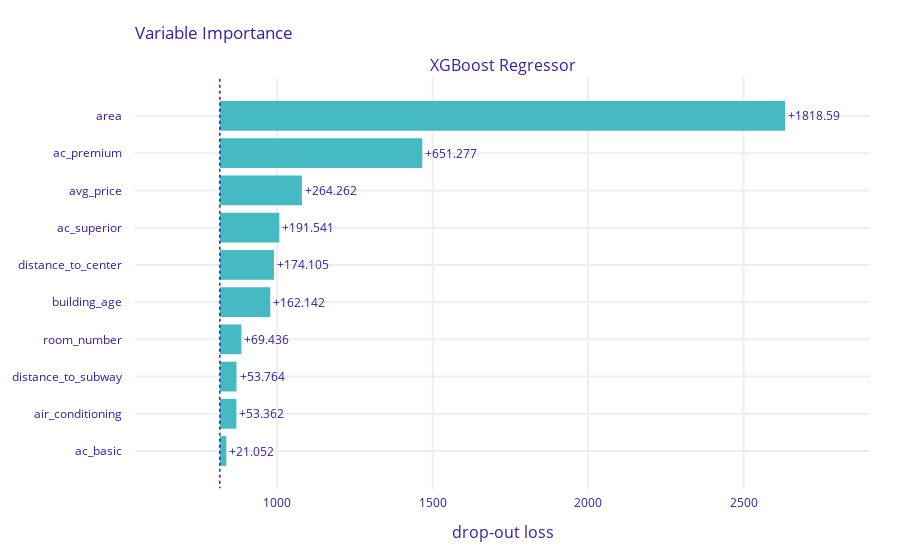

Notebook cell for this chart:
### Markdown cell above
Basic drop-out loss plot

### Code cell
explainer.model_parts().plot()

### Figure 1 — Plotly figure (JSON) as saved in the notebook; plotly's stock layout.template omitted (floating-point values rounded to 4 significant figures)
{"data": [{"base": 815.2, "hoverinfo": "text", "hoverlabel": {"bgcolor": "rgba(0, 0, 0, 0.8)"}, "hovertext": ["Model: XGBoost Regressor loss after<br>variable: area is permuted: 2633.768<br>Drop-out loss change: +1818.59", "Model: XGBoost Regressor loss after<br>variable: ac_premium is permuted: 1466.455<br>Drop-out loss change: +651.277", "Model: XGBoost Regressor loss after<br>variable: avg_price is permuted: 1079.44<br>Drop-out loss change: +264.262", "Model: XGBoost Regressor loss after<br>variable: ac_superior is permuted: 1006.719<br>Drop-out loss change: +191.541", "Model: XGBoost Regressor loss after<br>variable: distance_to_center is permuted: 989.283<br>Drop-out loss change: +174.105", "Model: XGBoost Regressor loss after<br>variable: building_age is permuted: 977.32<br>Drop-out loss change: +162.142", "Model: XGBoost Regressor loss after<br>variable: room_number is permuted: 884.614<br>Drop-out loss change: +69.436", "Model: XGBoost Regressor loss after<br>variable: distance_to_subway is permuted: 868.942<br>Drop-out loss change: +53.764", "Model: XGBoost Regressor loss after<br>variable: air_conditioning is permuted: 868.54<br>Drop-out loss change: +53.362", "Model: XGBoost Regressor loss after<br>variable: ac_basic is permuted: 836.23<br>Drop-out loss change: +21.052"], "marker": {"color": "#46bac2"}, "orientation": "h", "showlegend": false, "text": ["+1818.59", "+651.277", "+264.262", "+191.541", "+174.105", "+162.142", "+69.436", "+53.764", "+53.362", "+21.052"], "textposition": "outside", "type": "bar", "x": [1819.0, 651.3, 264.3, 191.5, 174.1, 162.1, 69.44, 53.76, 53.36, 21.05], "xaxis": "x", "y": ["area", "ac_premium", "avg_price", "ac_superior", "distance_to_center", "building_age", "room_number", "distance_to_subway", "air_conditioning", "ac_basic"], "yaxis": "y"}], "layout": {"annotations": [{"font": {"size": 16}, "showarrow": false, "text": "XGBoost Regressor", "x": 0.5, "xanchor": "center", "xref": "paper", "y": 1, "yanchor": "bottom", "yref": "paper"}, {"font": {"size": 16}, "showarrow": false, "text": "drop-out loss", "x": 0.5, "xanchor": "center", "xref": "paper", "y": 0, "yanchor": "top", "yref": "paper", "yshift": -30}], "autosize": true, "font": {"color": "#371ea3"}, "margin": {"b": 71, "r": 30, "t": 78}, "shapes": [{"line": {"color": "#371ea3", "dash": "dot", "width": 1.5}, "type": "line", "x0": 815.2, "x1": 815.2, "xref": "x", "y0": -1, "y1": 10, "yref": "y"}], "title": {"text": "Variable Importance", "x": 0.15}, "xaxis": {"anchor": "y", "automargin": true, "domain": [0, 1], "fixedrange": true, "gridwidth": 2, "range": [542.4, 2907.0], "tickcolor": "white", "ticklen": 3, "ticks": "outside", "type": "linear", "zeroline": false}, "yaxis": {"anchor": "x", "automargin": true, "autorange": true, "domain": [0, 1], "fixedrange": true, "gridwidth": 2, "range": [10.04, -1.035], "tickcolor": "white", "ticklen": 10, "ticks": "outside", "type": "category"}}}
